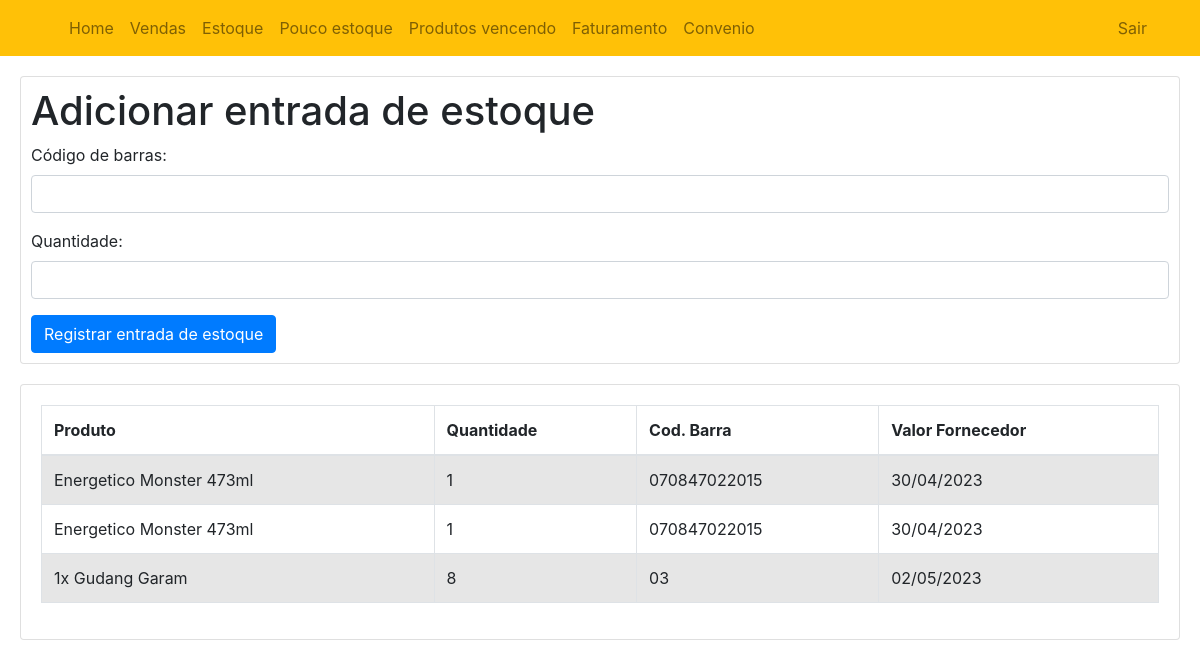
Page /entrada.php on the committed database.
### tables this page shows
CREATE TABLE `entrada_estoque` (
  `id` int(11) UNSIGNED NOT NULL,
  `cod_barra` varchar(50) NOT NULL,
  `quantity` int(11) NOT NULL,
  `data_hora` datetime NOT NULL,
  `nome` varchar(100) NOT NULL
);

### entrada.php (the view, shortened to what this page needs)
<?php
$conexao = conexao::getInstance();
$sql = 'SELECT * FROM entrada_estoque';
$stm = $conexao->prepare($sql);
$stm->execute();
$items = $stm->fetchAll(PDO::FETCH_OBJ);
?>
<!DOCTYPE html>
<html>
<head>
    <link href="https://cdn.jsdelivr.net/npm/bootstrap@5.2.3/dist/css/bootstrap.min.css" rel="stylesheet"
>
    <link rel="stylesheet" href="https://cdn.datatables.net/1.13.1/css/dataTables.bootstrap5.min.css">
</head>
<body>
    <?php require("navbar.php") ?>
    <div class="card" style="margin: 20px; padding: 10px;">
        <h1>Adicionar entrada de estoque</h1>
        <form method="post" action="<?php echo htmlspecialchars($_SERVER["PHP_SELF"]); ?>">
            <div class="mb-3">
                <label for="cod_barra" class="form-label">Código de barras:</label>
                <input type="text" class="form-control" id="cod_barra" name="cod_barra" required>
            </div>
            <div class="mb-3">
                <label for="quantity" class="form-label">Quantidade:</label>
                <input type="number" class="form-control" id="quantity" name="quantity" required>
            </div>
            <button type="submit" class="btn btn-primary">Registrar entrada de estoque</button>
        </form>
    </div>
    <div class="card" style="margin: 20px;">
        <div class="card-body">
            <div class="table-responsive">
                <table id="example" class="table table-striped table-bordered second" style="width: 100%;">
                    <thead>
                        <tr>
                            <th>Produto</th>
                            <th>Quantidade</th>
                            <th>Cod. Barra</th>
                            <th>Valor Fornecedor</th>
                        </tr>
                    </thead>
                    <tbody>
                        <?php foreach ($items as $item): ?>
                            <tr>
                                <td>
                                    <?= $item->nome ?>
                                </td>
                                <td>
                                    <?= $item->quantity ?>
                                </td>
                                <td>
                                    <?= $item->cod_barra ?>
                                </td>
                                <?php
                                $data = date(('d/m/Y'), strtotime($item->data_hora))
                                    ?>
                                <td>
                                    <?= $data ?>
                                </td>
                            </tr>
                        <?php endforeach; ?>
                    </tbody>
                </table>
            </div>
        </div>
    </div>
</body>
</html>

### rows in the picture
entrada_estoque: nome "Energetico Monster 473ml", quantity "1", cod_barra "070847022015", data_hora "30/04/2023"
entrada_estoque: nome "Energetico Monster 473ml", quantity "1", cod_barra "070847022015", data_hora "30/04/2023"
entrada_estoque: nome "1x Gudang Garam", quantity "8", cod_barra "03", data_hora "02/05/2023"
